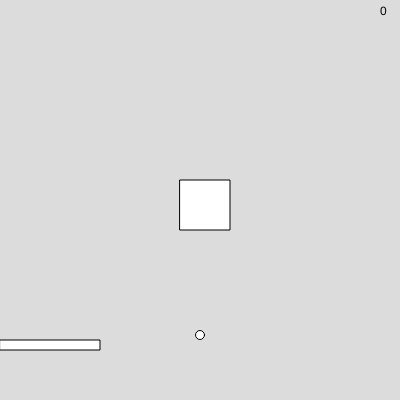
Frame 1 (no input)
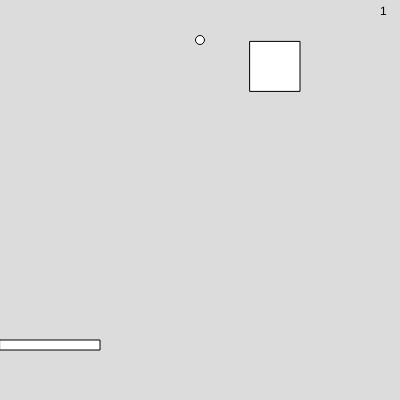
Frame 60 (no input)
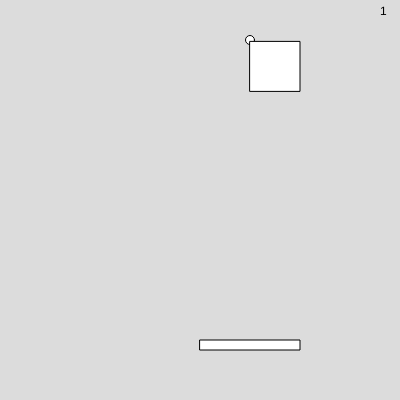
Frame 120 (the mouse pressed at the canvas centre since frame 60)

The p5.js sketch that drew these frames (run headless with seeded random() and noise() and a simulated clock; from frame 60 on, the mouse is pressed at the canvas centre):

// p5.js sketch
// ── sketch.js
function setup() {
  createCanvas(400, 400);
}
var toyX = 200
var toyY = 340
var catX = 180
var catY = 180
var YummyScore = 0
function draw() {
  background(220)
  toyY = toyY - 5
  rect(mouseX,340,100,10)
  ellipse(toyX,toyY,9,9)
  rect(catX, catY,50, 50)
  if(toyX < catX+50 && toyX > catX&& toyY<catY){
    catX = random(0,350)
    catY = random(0,200)
    YummyScore = YummyScore + 1
  }
  text(YummyScore, 380, 15)
  }
function mousePressed() {
  toyX = mouseX+50
  toyY = 340
}
